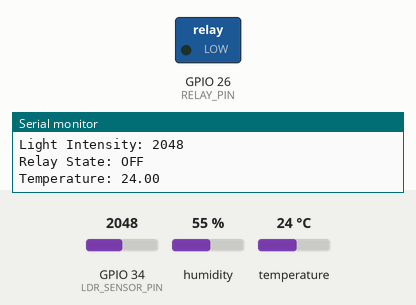
This sketch was run on a simulated ESP32. Parts: switched loads named in the sketch (green lamp = pin HIGH), the last lines printed to the serial monitor. The test bench sets the inputs (shaded band); at power-on: temperature 24 °C, humidity 55 %, GPIO 34 (LDR_SENSOR_PIN) = 2048. WiFi joins after 1.5 s; servers stay silent unless stated.

Above: at 2.7 s.
2.8 s: temperature set to 29 °C
4.7 s: temperature set to 32 °C
At 6.5 s:
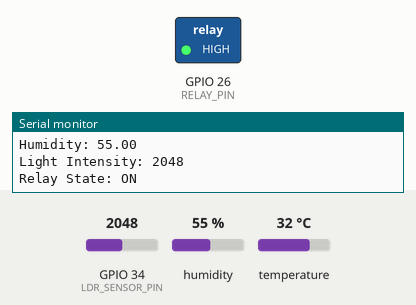
7.0 s: humidity set to 68 %
8.7 s: humidity set to 71 %
At 10.0 s:
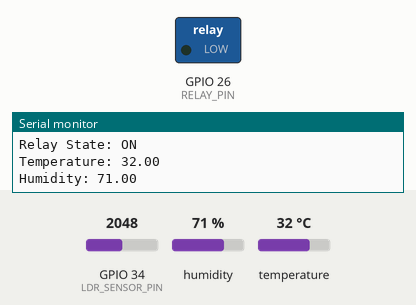
11.1 s: humidity set to 22 %
At 12.4 s:
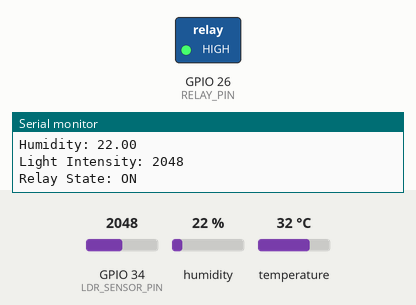
Timing chart, 0 to 14.1 s (numbered marks = the images above; inputs shaded):
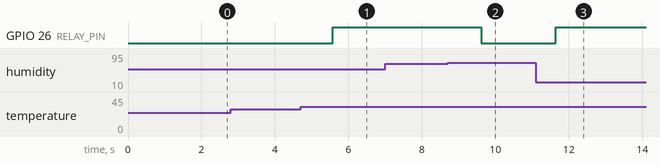

The sketch:

Sericult_esp32.ino
```cpp
#include <Arduino.h>
#include <WiFi.h>               // ESP32
#include <Firebase_ESP_Client.h>
#include <DHT.h>                // Install DHT library by Adafruit 1.3.8

#define DHT_SENSOR_PIN 4
#define DHT_SENSOR_TYPE DHT11
#define LDR_SENSOR_PIN 34       // Analog pin for LDR (change based on your circuit)
#define RELAY_PIN 26            // GPIO pin for the relay (change as needed)

// Initialize the DHT sensor
DHT dht_sensor(DHT_SENSOR_PIN, DHT_SENSOR_TYPE);

// Provide the token generation process info
#include "addons/TokenHelper.h"
// Provide the RTDB payload printing info and other helper functions
#include "addons/RTDBHelper.h"

// Insert your network credentials
#define WIFI_SSID "ROCKSTAR"
#define WIFI_PASSWORD "1234567890"

// Insert Firebase project API Key
#define API_KEY "AIzaSyAZiwEWb7rEHtml1KqOV6iapEQ8Yorc2c8"

// Insert RTDB URL
#define DATABASE_URL "https://iotpro-ea2f4-default-rtdb.asia-southeast1.firebasedatabase.app/"

// Define Firebase Data object
FirebaseData fbdo;

FirebaseAuth auth;
FirebaseConfig config;

unsigned long sendDataPrevMillis = 0;
bool signupOK = false;

void setup() {
  dht_sensor.begin();
  Serial.begin(115200);

  // Configure relay pin
  pinMode(RELAY_PIN, OUTPUT);
  digitalWrite(RELAY_PIN, LOW); // Start with relay off

  // Connect to Wi-Fi
  WiFi.begin(WIFI_SSID, WIFI_PASSWORD);
  Serial.print("Connecting to Wi-Fi");
  while (WiFi.status() != WL_CONNECTED) {
    Serial.print(".");
    delay(300);
  }
  Serial.println();
  Serial.print("Connected with IP: ");
  Serial.println(WiFi.localIP());
  Serial.println();

  // Firebase configuration
  config.api_key = API_KEY;
  config.database_url = DATABASE_URL;

  // Anonymous sign-in
  if (Firebase.signUp(&config, &auth, "", "")) {
    Serial.println("Sign up successful!");
    signupOK = true;
  } else {
    Serial.printf("Sign up error: %s\n", config.signer.signupError.message.c_str());
  }

  config.token_status_callback = tokenStatusCallback; // see addons/TokenHelper.h

  Firebase.begin(&config, &auth);
  Firebase.reconnectWiFi(true);
}

void loop() {
  // Read temperature and humidity from DHT sensor
  float temperature = dht_sensor.readTemperature();
  float humidity = dht_sensor.readHumidity();

  // Read light intensity from LDR
  int ldrValue = analogRead(LDR_SENSOR_PIN);

  // Control the relay based on conditions
  bool relayState = false;
  if (temperature > 30 && humidity < 70) {
    relayState = true;
    digitalWrite(RELAY_PIN, HIGH); // Turn relay on
  } else {
    relayState = false;
    digitalWrite(RELAY_PIN, LOW); // Turn relay off
  }

  if (Firebase.ready() && signupOK && (millis() - sendDataPrevMillis > 1000 || sendDataPrevMillis == 0)) {
    sendDataPrevMillis = millis();

    // Send temperature data to Firebase
    if (Firebase.RTDB.setInt(&fbdo, "DHT_11/Temperature", temperature)) {
      Serial.print("Temperature: ");
      Serial.println(temperature);
    } else {
      Serial.println("Failed to send temperature data");
      Serial.println("Reason: " + fbdo.errorReason());
    }

    // Send humidity data to Firebase
    if (Firebase.RTDB.setFloat(&fbdo, "DHT_11/Humidity", humidity)) {
      Serial.print("Humidity: ");
      Serial.println(humidity);
    } else {
      Serial.println("Failed to send humidity data");
      Serial.println("Reason: " + fbdo.errorReason());
    }

    // Send LDR data to Firebase
    if (Firebase.RTDB.setInt(&fbdo, "LDR/LightIntensity", ldrValue)) {
      Serial.print("Light Intensity: ");
      Serial.println(ldrValue);
    } else {
      Serial.println("Failed to send LDR data");
      Serial.println("Reason: " + fbdo.errorReason());
    }

    // Send relay state to Firebase
    if (Firebase.RTDB.setBool(&fbdo, "Relay/State", relayState)) {
      Serial.print("Relay State: ");
      Serial.println(relayState ? "ON" : "OFF");
    } else {
      Serial.println("Failed to send relay state");
      Serial.println("Reason: " + fbdo.errorReason());
    }
  }
}
```

Measured:
- the behaviour switches between 30 and 31 °C on temperature (found by bisection; images 0 and 1)
- the behaviour switches between 69 and 70 % on humidity (found by bisection; images 1 and 2)
- after the input at 4.7 s, GPIO 26 (RELAY_PIN): LOW → HIGH after 0.87 s
- after the input at 8.7 s, GPIO 26 (RELAY_PIN): HIGH → LOW after 0.92 s
- after the input at 11.1 s, GPIO 26 (RELAY_PIN): LOW → HIGH after 0.54 s
